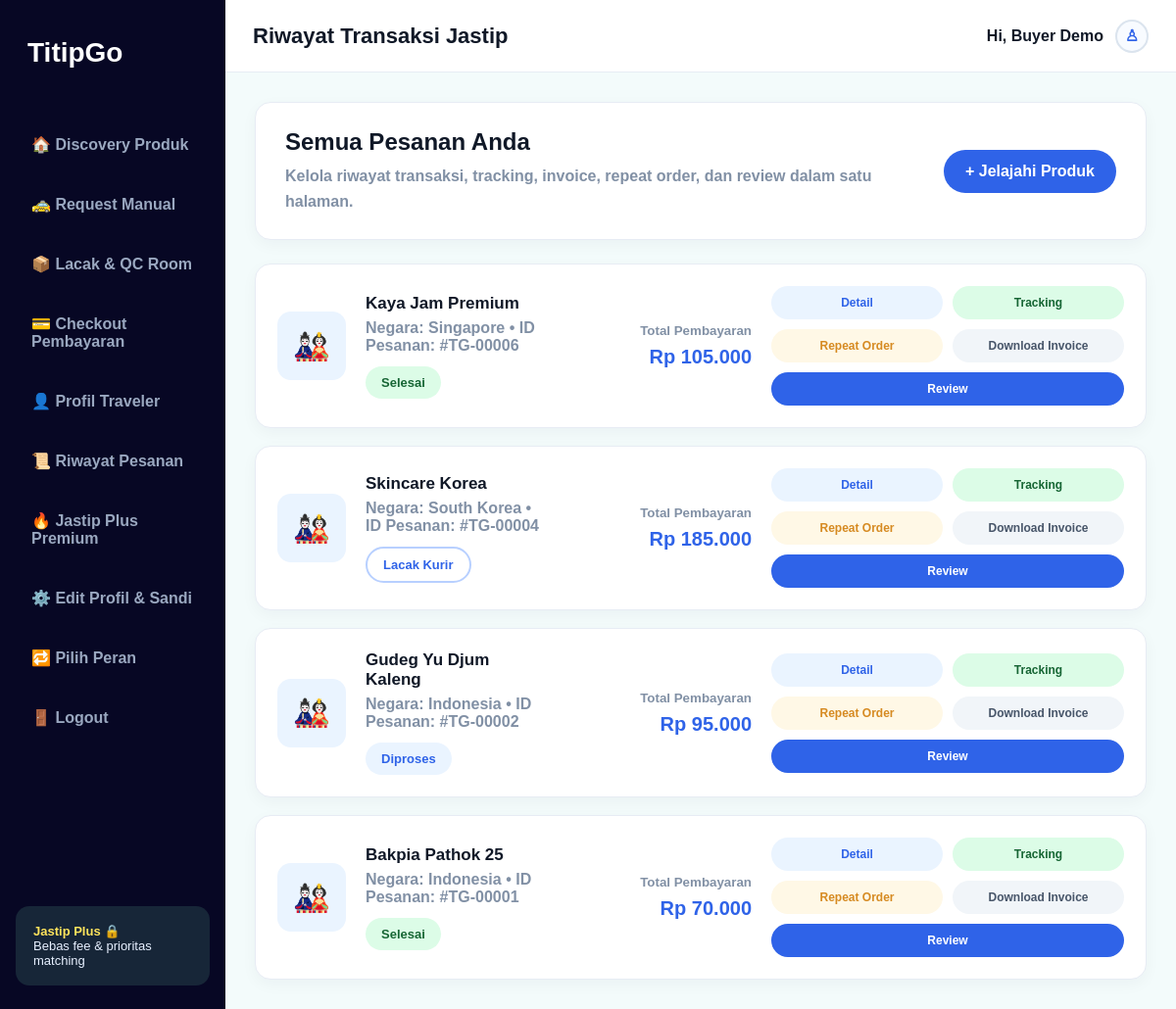
/riwayat_pesanan.php (signed in), run on the app's committed database.
### tables this page shows
CREATE TABLE orders (
    id INT AUTO_INCREMENT PRIMARY KEY,
    buyer_id INT NOT NULL,
    traveler_id INT NOT NULL,
    product_id INT NOT NULL DEFAULT 1,
    product_name VARCHAR(150) NOT NULL,
    product_country VARCHAR(80) NOT NULL,
    product_city VARCHAR(80) NOT NULL DEFAULT 'Tokyo',
    product_price DECIMAL(12,2) NOT NULL DEFAULT 0,
    service_fee DECIMAL(12,2) NOT NULL DEFAULT 25000,
    admin_fee DECIMAL(12,2) NOT NULL DEFAULT 5000,
    courier_fee DECIMAL(12,2) NOT NULL DEFAULT 0,
    total_price DECIMAL(12,2) NOT NULL DEFAULT 0,
    delivery_option ENUM('standard','private_courier','hand_carry','domestic_courier') NOT NULL DEFAULT 'standard',
    status ENUM(
        'request_created',
        'searching_traveler',
        'traveler_found',
        'waiting_payment',
        'escrow_paid',
        'item_purchased',
        'item_verified',
        'qc_pending',
        'qc_in_progress',
        'qc_approved',
        'qc_rejected',
        'on_delivery',
        'completed',
        'cancelled',
        'refunded'
    ) NOT NULL DEFAULT 'request_created',
    note TEXT NOT NULL,
    created_at TIMESTAMP DEFAULT CURRENT_TIMESTAMP,
    FOREIGN KEY (buyer_id) REFERENCES users(id) ON DELETE CASCADE,
    FOREIGN KEY (traveler_id) REFERENCES users(id) ON DELETE CASCADE,
    FOREIGN KEY (product_id) REFERENCES products(id) ON DELETE CASCADE
);

### riwayat_pesanan.php (the view, shortened to what this page needs)
<?php
require_once 'includes/db.php';
$stmt = $pdo->prepare("SELECT * FROM orders WHERE buyer_id = ? ORDER BY id DESC");
$stmt->execute([$_SESSION['user']['id']]);
$orders = $stmt->fetchAll();
function statusLabel($status) {
    if ($status === 'completed') {
        return 'Selesai';
    }
    if ($status === 'on_delivery') {
        return 'Lacak Kurir';
    }
    return 'Diproses';
}
function statusClass($status) {
    if ($status === 'completed') {
        return 'done';
    }
    if ($status === 'on_delivery') {
        return 'track';
    }
    return 'process';
}
function totalPrice($order) {
    $productPrice = (float) ($order['product_price'] ?? 0);
    $serviceFee = (float) ($order['service_fee'] ?? 0);
    return $productPrice + $serviceFee;
}
function orderCountry($order) {
    return $order['product_country'] ?? '-';
}
?>
<!DOCTYPE html>
<html lang="id">
<head>
    <link rel="stylesheet" href="css/buyer_feature_common.css">
    <link rel="stylesheet" href="css/riwayat_pesanan.css">
</head>
<body>
<main class="app">
    <?php include 'sidebar_buyer.php'; ?>
    <section class="main">
        <header class="topbar">
            <h1>Riwayat Transaksi Jastip</h1>
            <div class="user-area">
                Hi, <?= htmlspecialchars($_SESSION['user']['name']); ?>
                <a class="user-icon" href="edit_profil.php">♙</a>
            </div>
        </header>
        <section class="page-content">
            <div class="history-header">
                <div>
                    <h2>Semua Pesanan Anda</h2>
                    <p>Kelola riwayat transaksi, tracking, invoice, repeat order, dan review dalam satu halaman.</p>
                </div>
                <a class="primary-action" href="buyer.php">+ Jelajahi Produk</a>
            </div>
            <div class="history-list">
                <?php foreach ($orders as $order): ?>
                    <?php
                        $orderId = (int) $order['id'];
                        $total = totalPrice($order);
                        $encodedProduct = urlencode($order['product_name']);
                        $encodedCountry = urlencode(orderCountry($order));
                        $encodedPrice = urlencode((string) ($order['product_price'] ?? 0));
                    ?>
                    <article class="history-card">
                        <div class="product-thumb">🎎</div>
                        <div class="history-info">
                            <h3><?= htmlspecialchars($order['product_name']); ?></h3>
                            <p>
                                Negara: <?= htmlspecialchars(orderCountry($order)); ?>
                                • ID Pesanan: #TG-<?= str_pad($orderId, 5, '0', STR_PAD_LEFT); ?>
                            </p>
                            <span class="status <?= statusClass($order['status']); ?>">
                                <?= statusLabel($order['status']); ?>
                            </span>
                        </div>
                        <div class="price-box">
                            <small>Total Pembayaran</small>
                            <strong>Rp <?= number_format($total, 0, ',', '.'); ?></strong>
                        </div>
                        <div class="action-grid">
                            <a class="history-btn detail-btn" href="detail_riwayat.php?id=<?= $orderId; ?>">
                                Detail
                            </a>
                            <a class="history-btn tracking-btn" href="qc_room.php?order_id=<?= $orderId; ?>">
                                Tracking
                            </a>
                            <a class="history-btn repeat-btn" href="request_manual.php?product=<?= $encodedProduct; ?>&country=<?= $encodedCountry; ?>&price=<?= $encodedPrice; ?>">
                                Repeat Order
                            </a>
                            <a
                                class="history-btn invoice-btn"
                                onclick="showInvoicePopup(event,this)"
                              >
                                Download Invoice
                            </a>
                            <a class="history-btn review-btn" href="review_layanan.php?order_id=<?= $orderId; ?>">
                                Review
                            </a>
                        </div>
                    </article>
                <?php endforeach; ?>
            </div>
        </section>
    </section>
</main>
</body>
</html>

### css/buyer_feature_common.css (style rules this page uses)
* { box-sizing: border-box; margin: 0; padding: 0; }
body { font-family: Arial, Helvetica, sans-serif; background: #f3fbfb; color: #101827; }
a { text-decoration: none; }
.app { width: 100%; min-height: 100vh; margin: 0; background: #f3fbfb; display: grid; grid-template-columns: 230px 1fr; }
.main { min-height: 100vh; background: #f3fbfb; }
.topbar { height: 74px; background: #ffffff; border-bottom: 1px solid #e7ecf4; display: flex; justify-content: space-between; align-items: center; padding: 0 28px; }
.topbar h1 { font-size: 22px; }
.user-area { display: flex; align-items: center; gap: 12px; font-weight: 900; }
.user-icon { width: 34px; height: 34px; border-radius: 50%; border: 2px solid #dbe4ee; display: inline-flex; justify-content: center; align-items: center; color: #2f63e8; background: #f8fbff; }
.page-content { padding: 30px; }

### css/riwayat_pesanan.css (style rules this page uses)
.history-header { background: #ffffff; border: 1px solid #e7ecf4; border-radius: 16px; padding: 26px 30px; margin-bottom: 24px; display: flex; justify-content: space-between; align-items: center; gap: 24px; box-shadow: 0 5px 16px rgba(15, 23, 42, 0.04); }
.history-header h2 { font-size: 24px; margin-bottom: 8px; color: #101827; }
.history-header p { color: #8190a5; font-weight: 700; line-height: 1.6; }
.primary-action { background: #2f63e8; color: #ffffff; border-radius: 999px; padding: 13px 22px; text-decoration: none; font-weight: 900; white-space: nowrap; }
.history-list { display: grid; gap: 18px; }
.history-card { background: #ffffff; border: 1px solid #e7ecf4; border-radius: 16px; padding: 22px; display: grid; grid-template-columns: 70px 1fr 190px 360px; align-items: center; gap: 20px; color: #101827; box-shadow: 0 5px 16px rgba(15, 23, 42, 0.04); }
.product-thumb { width: 70px; height: 70px; border-radius: 14px; background: #eaf4ff; display: flex; align-items: center; justify-content: center; font-size: 30px; }
.history-info h3 { font-size: 17px; margin-bottom: 6px; }
.history-info p { color: #8190a5; font-weight: 700; margin-bottom: 12px; }
.price-box { text-align: right; }
.price-box small { display: block; color: #8190a5; font-weight: 800; margin-bottom: 8px; }
.price-box strong { color: #2f63e8; font-size: 20px; }
.status { display: inline-block; padding: 9px 16px; border-radius: 999px; font-weight: 900; font-size: 13px; }
.done { background: #dcfce7; color: #166534; }
.track { background: #ffffff; border: 2px solid #b8d0ff; color: #2f63e8; }
.process { background: #eaf4ff; color: #2f63e8; }
.action-grid { display: grid; grid-template-columns: repeat(2, 1fr); gap: 10px; }
.history-btn { border-radius: 999px; padding: 10px 14px; text-align: center; text-decoration: none; font-weight: 900; font-size: 12px; transition: 0.2s; }
.detail-btn { background: #eaf4ff; color: #2f63e8; }
.tracking-btn { background: #dcfce7; color: #166534; }
.repeat-btn { background: #fff8e6; color: #d68a21; }
.invoice-btn { background: #f1f5f9; color: #475569; }
.review-btn { background: #2f63e8; color: #ffffff; grid-column: 1 / 3; }

### data on the page
orders: product_name "Kaya Jam Premium", product_country "Singapore", id "00006", status "Selesai", total "105.000"
orders: product_name "Skincare Korea", product_country "South Korea", id "00004", status "Lacak Kurir", total "185.000"
orders: product_name "Gudeg Yu Djum Kaleng", product_country "Indonesia", id "00002", status "Diproses", total "95.000"
orders: product_name "Bakpia Pathok 25", product_country "Indonesia", id "00001", status "Selesai", total "70.000"

### other printed values
$_SESSION['user']['name'] "Buyer Demo"
